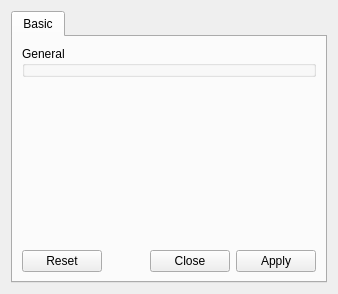
<?xml version="1.0" encoding="UTF-8"?>
<ui version="4.0">
 <class>SketchProjectDesigner</class>
 <widget class="QWidget" name="SketchProjectDesigner">
  <property name="geometry">
   <rect>
    <x>0</x>
    <y>0</y>
    <width>338</width>
    <height>294</height>
   </rect>
  </property>
  <property name="windowTitle">
   <string>Structure project</string>
  </property>
  <layout class="QVBoxLayout" name="verticalLayout">
   <item>
    <widget class="QTabWidget" name="tabWidget">
     <property name="currentIndex">
      <number>0</number>
     </property>
     <widget class="QWidget" name="basicTab">
      <attribute name="title">
       <string>Basic</string>
      </attribute>
      <layout class="QVBoxLayout" name="verticalLayout_2">
       <item>
        <widget class="QGroupBox" name="generalGB">
         <property name="title">
          <string>General</string>
         </property>
        </widget>
       </item>
       <item>
        <spacer name="verticalSpacer">
         <property name="orientation">
          <enum>Qt::Vertical</enum>
         </property>
         <property name="sizeHint" stdset="0">
          <size>
           <width>20</width>
           <height>155</height>
          </size>
         </property>
        </spacer>
       </item>
       <item>
        <widget class="QDialogButtonBox" name="buttonBox">
         <property name="standardButtons">
          <set>QDialogButtonBox::Apply|QDialogButtonBox::Close|QDialogButtonBox::Reset</set>
         </property>
        </widget>
       </item>
      </layout>
     </widget>
    </widget>
   </item>
  </layout>
 </widget>
 <resources/>
 <connections/>
</ui>
